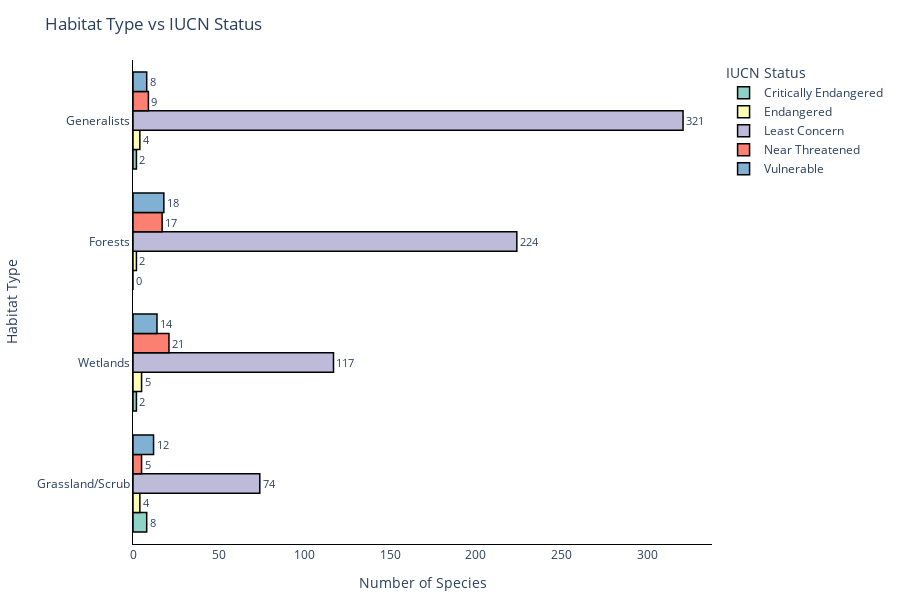

Notebook cell for this chart:
### Markdown cell above
### Habitat Type vs IUCN Status

### Code cell
# Group data
habitat_df = birds_df.groupby(['habitat_type', 'iucn_status']).size().reset_index(name='count')

# Sort habitat types by total count for better visual flow
habitat_order = habitat_df.groupby('habitat_type')['count'].sum().sort_values(ascending=False).index.tolist()

# Plot
fig = px.bar(habitat_df, y='habitat_type',x='count',color='iucn_status',barmode='group',orientation='h',title='Habitat Type vs IUCN Status',
    text='count',category_orders={'habitat_type': habitat_order},color_discrete_sequence=px.colors.qualitative.Set3)

# Update traces for text and bar edges
fig.update_traces(textposition='outside',textfont_size=11,marker_line_color='black',marker_line_width=1.5)

# Update layout for clean white background + axis lines
fig.update_layout(xaxis_title='Number of Species',yaxis_title='Habitat Type',legend_title='IUCN Status',bargap=0.2,height=600,width=900,
    margin=dict(l=80, r=40, t=60, b=40),plot_bgcolor='white',paper_bgcolor='white',
    xaxis=dict(showgrid=False, zeroline=False, showline=True, linecolor='black', linewidth=1),
    yaxis=dict(showgrid=False, zeroline=False, showline=True, linecolor='black', linewidth=1),
    font=dict(size=12))
fig.show()

### Figure 1 — Plotly figure (JSON) as saved in the notebook; plotly's stock layout.template omitted (floating-point values rounded to 4 significant figures)
{"data": [{"alignmentgroup": "True", "hovertemplate": "iucn_status=Critically Endangered<br>count=%{text}<br>habitat_type=%{y}<extra></extra>", "legendgroup": "Critically Endangered", "marker": {"color": "rgb(141,211,199)", "line": {"color": "black", "width": 1.5}, "pattern": {"shape": ""}}, "name": "Critically Endangered", "offsetgroup": "Critically Endangered", "orientation": "h", "showlegend": true, "text": [0.0, 2.0, 8.0, 2.0], "textfont": {"size": 11}, "textposition": "outside", "type": "bar", "x": [0, 2, 8, 2], "xaxis": "x", "y": ["Forests", "Generalists", "Grassland/Scrub", "Wetlands"], "yaxis": "y"}, {"alignmentgroup": "True", "hovertemplate": "iucn_status=Endangered<br>count=%{text}<br>habitat_type=%{y}<extra></extra>", "legendgroup": "Endangered", "marker": {"color": "rgb(255,255,179)", "line": {"color": "black", "width": 1.5}, "pattern": {"shape": ""}}, "name": "Endangered", "offsetgroup": "Endangered", "orientation": "h", "showlegend": true, "text": [2.0, 4.0, 4.0, 5.0], "textfont": {"size": 11}, "textposition": "outside", "type": "bar", "x": [2, 4, 4, 5], "xaxis": "x", "y": ["Forests", "Generalists", "Grassland/Scrub", "Wetlands"], "yaxis": "y"}, {"alignmentgroup": "True", "hovertemplate": "iucn_status=Least Concern<br>count=%{text}<br>habitat_type=%{y}<extra></extra>", "legendgroup": "Least Concern", "marker": {"color": "rgb(190,186,218)", "line": {"color": "black", "width": 1.5}, "pattern": {"shape": ""}}, "name": "Least Concern", "offsetgroup": "Least Concern", "orientation": "h", "showlegend": true, "text": [224.0, 321.0, 74.0, 117.0], "textfont": {"size": 11}, "textposition": "outside", "type": "bar", "x": [224, 321, 74, 117], "xaxis": "x", "y": ["Forests", "Generalists", "Grassland/Scrub", "Wetlands"], "yaxis": "y"}, {"alignmentgroup": "True", "hovertemplate": "iucn_status=Near Threatened<br>count=%{text}<br>habitat_type=%{y}<extra></extra>", "legendgroup": "Near Threatened", "marker": {"color": "rgb(251,128,114)", "line": {"color": "black", "width": 1.5}, "pattern": {"shape": ""}}, "name": "Near Threatened", "offsetgroup": "Near Threatened", "orientation": "h", "showlegend": true, "text": [17.0, 9.0, 5.0, 21.0], "textfont": {"size": 11}, "textposition": "outside", "type": "bar", "x": [17, 9, 5, 21], "xaxis": "x", "y": ["Forests", "Generalists", "Grassland/Scrub", "Wetlands"], "yaxis": "y"}, {"alignmentgroup": "True", "hovertemplate": "iucn_status=Vulnerable<br>count=%{text}<br>habitat_type=%{y}<extra></extra>", "legendgroup": "Vulnerable", "marker": {"color": "rgb(128,177,211)", "line": {"color": "black", "width": 1.5}, "pattern": {"shape": ""}}, "name": "Vulnerable", "offsetgroup": "Vulnerable", "orientation": "h", "showlegend": true, "text": [18.0, 8.0, 12.0, 14.0], "textfont": {"size": 11}, "textposition": "outside", "type": "bar", "x": [18, 8, 12, 14], "xaxis": "x", "y": ["Forests", "Generalists", "Grassland/Scrub", "Wetlands"], "yaxis": "y"}], "layout": {"bargap": 0.2, "barmode": "group", "font": {"size": 12}, "height": 600, "legend": {"title": {"text": "IUCN Status"}, "tracegroupgap": 0}, "margin": {"b": 40, "l": 80, "r": 40, "t": 60}, "paper_bgcolor": "white", "plot_bgcolor": "white", "title": {"text": "Habitat Type vs IUCN Status"}, "width": 900, "xaxis": {"anchor": "y", "domain": [0, 1], "linecolor": "black", "linewidth": 1, "showgrid": false, "showline": true, "title": {"text": "Number of Species"}, "zeroline": false}, "yaxis": {"anchor": "x", "categoryarray": ["Grassland/Scrub", "Wetlands", "Forests", "Generalists"], "categoryorder": "array", "domain": [0, 1], "linecolor": "black", "linewidth": 1, "showgrid": false, "showline": true, "title": {"text": "Habitat Type"}, "zeroline": false}}}
